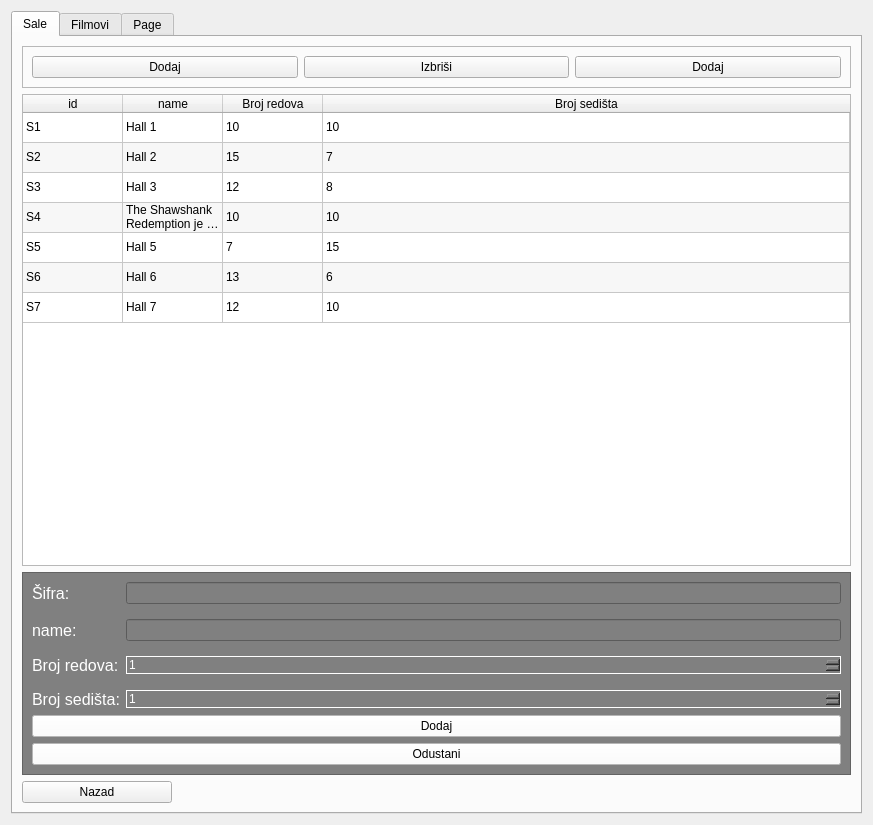
<?xml version="1.0" encoding="UTF-8"?>
<ui version="4.0">
 <class>Frame</class>
 <widget class="QFrame" name="Frame">
  <property name="geometry">
   <rect>
    <x>0</x>
    <y>0</y>
    <width>873</width>
    <height>825</height>
   </rect>
  </property>
  <property name="windowTitle">
   <string>Frame</string>
  </property>
  <layout class="QVBoxLayout" name="verticalLayout">
   <item>
    <widget class="QTabWidget" name="tabWidget">
     <property name="currentIndex">
      <number>0</number>
     </property>
     <widget class="QWidget" name="sale_tab">
      <attribute name="title">
       <string>Sale</string>
      </attribute>
      <layout class="QVBoxLayout" name="verticalLayout_2">
       <item>
        <widget class="QFrame" name="frame_2">
         <property name="frameShape">
          <enum>QFrame::StyledPanel</enum>
         </property>
         <property name="frameShadow">
          <enum>QFrame::Raised</enum>
         </property>
         <layout class="QHBoxLayout" name="horizontalLayout">
          <item>
           <widget class="QPushButton" name="pushButton_3">
            <property name="cursor">
             <cursorShape>PointingHandCursor</cursorShape>
            </property>
            <property name="text">
             <string>Dodaj</string>
            </property>
            <property name="icon">
             <iconset>
              <normaloff>../../../Assets/plus.png</normaloff>../../../Assets/plus.png</iconset>
            </property>
           </widget>
          </item>
          <item>
           <widget class="QPushButton" name="pushButton_4">
            <property name="cursor">
             <cursorShape>PointingHandCursor</cursorShape>
            </property>
            <property name="text">
             <string>Izbriši</string>
            </property>
            <property name="icon">
             <iconset>
              <normaloff>../../../Assets/trash.png</normaloff>../../../Assets/trash.png</iconset>
            </property>
            <property name="iconSize">
             <size>
              <width>15</width>
              <height>15</height>
             </size>
            </property>
           </widget>
          </item>
          <item>
           <widget class="QPushButton" name="pushButton_5">
            <property name="cursor">
             <cursorShape>PointingHandCursor</cursorShape>
            </property>
            <property name="text">
             <string>Dodaj</string>
            </property>
            <property name="icon">
             <iconset>
              <normaloff>../../../Assets/edit.png</normaloff>../../../Assets/edit.png</iconset>
            </property>
           </widget>
          </item>
         </layout>
        </widget>
       </item>
       <item>
        <widget class="QTableWidget" name="sale_table">
         <property name="enabled">
          <bool>true</bool>
         </property>
         <property name="styleSheet">
          <string notr="true">padding: 0</string>
         </property>
         <property name="sizeAdjustPolicy">
          <enum>QAbstractScrollArea::AdjustToContents</enum>
         </property>
         <property name="editTriggers">
          <set>QAbstractItemView::NoEditTriggers</set>
         </property>
         <property name="alternatingRowColors">
          <bool>true</bool>
         </property>
         <property name="selectionMode">
          <enum>QAbstractItemView::SingleSelection</enum>
         </property>
         <property name="selectionBehavior">
          <enum>QAbstractItemView::SelectRows</enum>
         </property>
         <property name="cornerButtonEnabled">
          <bool>true</bool>
         </property>
         <attribute name="horizontalHeaderVisible">
          <bool>true</bool>
         </attribute>
         <attribute name="horizontalHeaderCascadingSectionResizes">
          <bool>true</bool>
         </attribute>
         <attribute name="horizontalHeaderShowSortIndicator" stdset="0">
          <bool>false</bool>
         </attribute>
         <attribute name="horizontalHeaderStretchLastSection">
          <bool>true</bool>
         </attribute>
         <attribute name="verticalHeaderVisible">
          <bool>false</bool>
         </attribute>
         <row>
          <property name="text">
           <string>1</string>
          </property>
         </row>
         <row>
          <property name="text">
           <string>2</string>
          </property>
         </row>
         <row>
          <property name="text">
           <string>3</string>
          </property>
         </row>
         <row>
          <property name="text">
           <string>4</string>
          </property>
         </row>
         <row>
          <property name="text">
           <string>5</string>
          </property>
         </row>
         <row>
          <property name="text">
           <string>6</string>
          </property>
         </row>
         <row>
          <property name="text">
           <string>7</string>
          </property>
         </row>
         <column>
          <property name="text">
           <string>id</string>
          </property>
         </column>
         <column>
          <property name="text">
           <string>name</string>
          </property>
         </column>
         <column>
          <property name="text">
           <string>Broj redova</string>
          </property>
         </column>
         <column>
          <property name="text">
           <string>Broj sedišta</string>
          </property>
         </column>
         <item row="0" column="0">
          <property name="text">
           <string>S1</string>
          </property>
         </item>
         <item row="0" column="1">
          <property name="text">
           <string>Hall 1</string>
          </property>
         </item>
         <item row="0" column="2">
          <property name="text">
           <string>10</string>
          </property>
         </item>
         <item row="0" column="3">
          <property name="text">
           <string>10</string>
          </property>
         </item>
         <item row="1" column="0">
          <property name="text">
           <string>S2</string>
          </property>
         </item>
         <item row="1" column="1">
          <property name="text">
           <string>Hall 2</string>
          </property>
         </item>
         <item row="1" column="2">
          <property name="text">
           <string>15</string>
          </property>
         </item>
         <item row="1" column="3">
          <property name="text">
           <string>7</string>
          </property>
         </item>
         <item row="2" column="0">
          <property name="text">
           <string>S3</string>
          </property>
         </item>
         <item row="2" column="1">
          <property name="text">
           <string>Hall 3</string>
          </property>
         </item>
         <item row="2" column="2">
          <property name="text">
           <string>12</string>
          </property>
         </item>
         <item row="2" column="3">
          <property name="text">
           <string>8</string>
          </property>
         </item>
         <item row="3" column="0">
          <property name="text">
           <string>S4</string>
          </property>
         </item>
         <item row="3" column="1">
          <property name="text">
           <string>The Shawshank Redemption je prica o mladom coveku Andiju (Tim Robbins) bankaru kojem je smesteno ubistvo njegove zene i njenog ljubavnika. U zatvoru upoznaje Reda (Morgan Freeman) koji mu postaje prijatelj sa kojim provodi mnogo godina u zatvoru. Film prati njihove zivote iz oba ugla, iako naraciju u filmu radi Red, o zivotu Endija od trenutka kada je dosao u zatvor.</string>
          </property>
         </item>
         <item row="3" column="2">
          <property name="text">
           <string>10</string>
          </property>
         </item>
         <item row="3" column="3">
          <property name="text">
           <string>10</string>
          </property>
         </item>
         <item row="4" column="0">
          <property name="text">
           <string>S5</string>
          </property>
         </item>
         <item row="4" column="1">
          <property name="text">
           <string>Hall 5</string>
          </property>
         </item>
         <item row="4" column="2">
          <property name="text">
           <string>7</string>
          </property>
         </item>
         <item row="4" column="3">
          <property name="text">
           <string>15</string>
          </property>
         </item>
         <item row="5" column="0">
          <property name="text">
           <string>S6</string>
          </property>
         </item>
         <item row="5" column="1">
          <property name="text">
           <string>Hall 6</string>
          </property>
         </item>
         <item row="5" column="2">
          <property name="text">
           <string>13</string>
          </property>
         </item>
         <item row="5" column="3">
          <property name="text">
           <string>6</string>
          </property>
         </item>
         <item row="6" column="0">
          <property name="text">
           <string>S7</string>
          </property>
         </item>
         <item row="6" column="1">
          <property name="text">
           <string>Hall 7</string>
          </property>
         </item>
         <item row="6" column="2">
          <property name="text">
           <string>12</string>
          </property>
         </item>
         <item row="6" column="3">
          <property name="text">
           <string>10</string>
          </property>
         </item>
        </widget>
       </item>
       <item>
        <widget class="QFrame" name="frame">
         <property name="styleSheet">
          <string notr="true">background-color: gray</string>
         </property>
         <property name="frameShape">
          <enum>QFrame::StyledPanel</enum>
         </property>
         <property name="frameShadow">
          <enum>QFrame::Raised</enum>
         </property>
         <layout class="QVBoxLayout" name="verticalLayout_3">
          <item>
           <layout class="QFormLayout" name="formLayout">
            <property name="verticalSpacing">
             <number>15</number>
            </property>
            <item row="0" column="0">
             <widget class="QLabel" name="label">
              <property name="font">
               <font>
                <pointsize>12</pointsize>
               </font>
              </property>
              <property name="styleSheet">
               <string notr="true">color: white</string>
              </property>
              <property name="text">
               <string>Šifra:</string>
              </property>
             </widget>
            </item>
            <item row="0" column="1">
             <widget class="QLineEdit" name="lineEdit">
              <property name="styleSheet">
               <string notr="true">color: white</string>
              </property>
             </widget>
            </item>
            <item row="1" column="0">
             <widget class="QLabel" name="label_2">
              <property name="font">
               <font>
                <pointsize>12</pointsize>
               </font>
              </property>
              <property name="styleSheet">
               <string notr="true">color: white</string>
              </property>
              <property name="text">
               <string>name:</string>
              </property>
             </widget>
            </item>
            <item row="1" column="1">
             <widget class="QLineEdit" name="lineEdit_2">
              <property name="styleSheet">
               <string notr="true">color: white</string>
              </property>
             </widget>
            </item>
            <item row="2" column="0">
             <widget class="QLabel" name="label_3">
              <property name="font">
               <font>
                <pointsize>12</pointsize>
               </font>
              </property>
              <property name="styleSheet">
               <string notr="true">color: white</string>
              </property>
              <property name="text">
               <string>Broj redova:</string>
              </property>
             </widget>
            </item>
            <item row="2" column="1">
             <widget class="QSpinBox" name="spinBox">
              <property name="styleSheet">
               <string notr="true">color: white; border: 1px solid white;</string>
              </property>
              <property name="minimum">
               <number>1</number>
              </property>
             </widget>
            </item>
            <item row="3" column="0">
             <widget class="QLabel" name="label_4">
              <property name="font">
               <font>
                <pointsize>12</pointsize>
               </font>
              </property>
              <property name="toolTip">
               <string>Broj sedišta u svakom redu</string>
              </property>
              <property name="styleSheet">
               <string notr="true">color: white</string>
              </property>
              <property name="text">
               <string>Broj sedišta:</string>
              </property>
             </widget>
            </item>
            <item row="3" column="1">
             <widget class="QSpinBox" name="spinBox_2">
              <property name="styleSheet">
               <string notr="true">color: white; border: 1px solid white;</string>
              </property>
              <property name="minimum">
               <number>1</number>
              </property>
             </widget>
            </item>
           </layout>
          </item>
          <item>
           <widget class="QPushButton" name="pushButton">
            <property name="styleSheet">
             <string notr="true">background-color: white;</string>
            </property>
            <property name="text">
             <string>Dodaj</string>
            </property>
           </widget>
          </item>
          <item>
           <widget class="QPushButton" name="pushButton_2">
            <property name="styleSheet">
             <string notr="true">background-color: white;</string>
            </property>
            <property name="text">
             <string>Odustani</string>
            </property>
           </widget>
          </item>
         </layout>
        </widget>
       </item>
       <item>
        <widget class="QPushButton" name="pushButton_6">
         <property name="maximumSize">
          <size>
           <width>150</width>
           <height>16777215</height>
          </size>
         </property>
         <property name="text">
          <string>Nazad</string>
         </property>
        </widget>
       </item>
      </layout>
     </widget>
     <widget class="QWidget" name="filmovi_tab">
      <attribute name="title">
       <string>Filmovi</string>
      </attribute>
     </widget>
     <widget class="QWidget" name="tab">
      <attribute name="title">
       <string>Page</string>
      </attribute>
     </widget>
    </widget>
   </item>
  </layout>
 </widget>
 <resources/>
 <connections/>
</ui>
